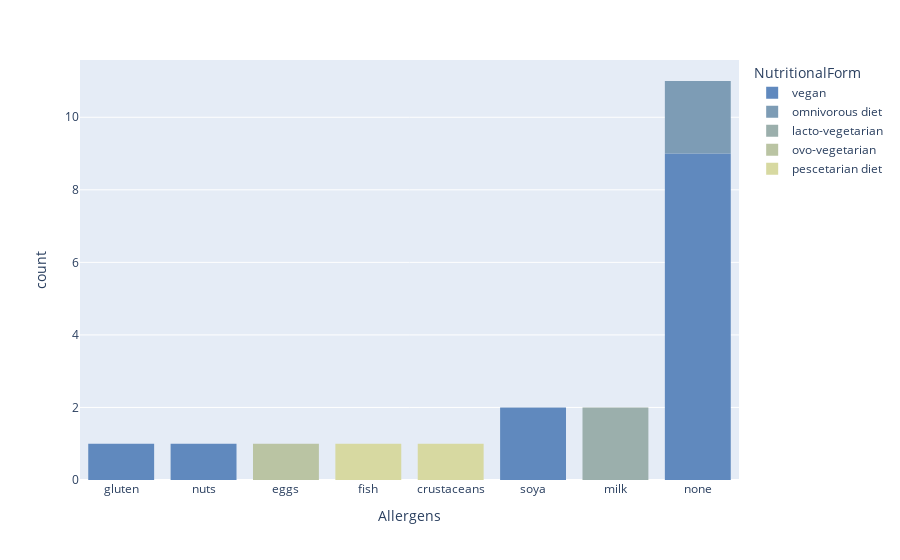

Write notebook code for a chart like this one.
### Code cell
fig = px.histogram(df,
                 x = "Allergens", color="NutritionalForm",
                   color_discrete_sequence=davos_rgb[-7:],
                  )
fig.update_layout(xaxis={'categoryorder':'total ascending'})
fig.show()

### Figure 1 — Plotly figure (JSON) as saved in the notebook; plotly's stock layout.template omitted (floating-point values rounded to 4 significant figures)
{"data": [{"alignmentgroup": "True", "bingroup": "x", "hovertemplate": "NutritionalForm=vegan<br>Allergens=%{x}<br>count=%{y}<extra></extra>", "legendgroup": "vegan", "marker": {"color": "rgb(96, 137, 190)", "pattern": {"shape": ""}}, "name": "vegan", "offsetgroup": "vegan", "orientation": "v", "showlegend": true, "type": "histogram", "x": ["gluten", "none", "none", "none", "none", "nuts", "soya", "soya", "none", "none", "none", "none", "none"], "xaxis": "x", "yaxis": "y"}, {"alignmentgroup": "True", "bingroup": "x", "hovertemplate": "NutritionalForm=omnivorous diet<br>Allergens=%{x}<br>count=%{y}<extra></extra>", "legendgroup": "omnivorous diet", "marker": {"color": "rgb(125, 156, 181)", "pattern": {"shape": ""}}, "name": "omnivorous diet", "offsetgroup": "omnivorous diet", "orientation": "v", "showlegend": true, "type": "histogram", "x": ["none", "none"], "xaxis": "x", "yaxis": "y"}, {"alignmentgroup": "True", "bingroup": "x", "hovertemplate": "NutritionalForm=lacto-vegetarian<br>Allergens=%{x}<br>count=%{y}<extra></extra>", "legendgroup": "lacto-vegetarian", "marker": {"color": "rgb(155, 175, 172)", "pattern": {"shape": ""}}, "name": "lacto-vegetarian", "offsetgroup": "lacto-vegetarian", "orientation": "v", "showlegend": true, "type": "histogram", "x": ["milk", "milk"], "xaxis": "x", "yaxis": "y"}, {"alignmentgroup": "True", "bingroup": "x", "hovertemplate": "NutritionalForm=ovo-vegetarian<br>Allergens=%{x}<br>count=%{y}<extra></extra>", "legendgroup": "ovo-vegetarian", "marker": {"color": "rgb(186, 196, 163)", "pattern": {"shape": ""}}, "name": "ovo-vegetarian", "offsetgroup": "ovo-vegetarian", "orientation": "v", "showlegend": true, "type": "histogram", "x": ["eggs"], "xaxis": "x", "yaxis": "y"}, {"alignmentgroup": "True", "bingroup": "x", "hovertemplate": "NutritionalForm=pescetarian diet<br>Allergens=%{x}<br>count=%{y}<extra></extra>", "legendgroup": "pescetarian diet", "marker": {"color": "rgb(215, 217, 161)", "pattern": {"shape": ""}}, "name": "pescetarian diet", "offsetgroup": "pescetarian diet", "orientation": "v", "showlegend": true, "type": "histogram", "x": ["fish", "crustaceans"], "xaxis": "x", "yaxis": "y"}], "layout": {"barmode": "relative", "legend": {"title": {"text": "NutritionalForm"}, "tracegroupgap": 0}, "margin": {"t": 60}, "xaxis": {"anchor": "y", "categoryorder": "total ascending", "domain": [0, 1], "title": {"text": "Allergens"}}, "yaxis": {"anchor": "x", "domain": [0, 1], "title": {"text": "count"}}}}
